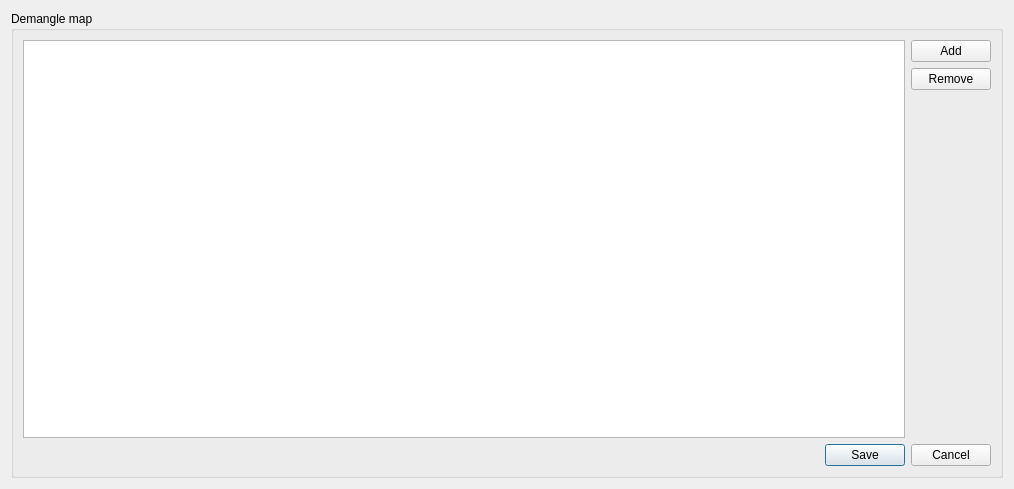
<?xml version="1.0" encoding="UTF-8"?>
<ui version="4.0">
 <class>demanglerules</class>
 <widget class="QDialog" name="demanglerules">
  <property name="geometry">
   <rect>
    <x>0</x>
    <y>0</y>
    <width>1014</width>
    <height>489</height>
   </rect>
  </property>
  <property name="windowTitle">
   <string>Dialog</string>
  </property>
  <layout class="QGridLayout" name="gridLayout">
   <item row="0" column="0">
    <widget class="QGroupBox" name="groupBox">
     <property name="title">
      <string>Demangle map</string>
     </property>
     <layout class="QGridLayout" name="gridLayout_2">
      <item row="0" column="0">
       <layout class="QHBoxLayout" name="horizontalLayout">
        <item>
         <widget class="QTableWidget" name="tableWidget">
          <property name="selectionMode">
           <enum>QAbstractItemView::NoSelection</enum>
          </property>
          <property name="selectionBehavior">
           <enum>QAbstractItemView::SelectRows</enum>
          </property>
         </widget>
        </item>
        <item>
         <layout class="QVBoxLayout" name="verticalLayout">
          <item>
           <widget class="QPushButton" name="pBAddRule">
            <property name="text">
             <string>Add</string>
            </property>
           </widget>
          </item>
          <item>
           <widget class="QPushButton" name="pBRemoveRule">
            <property name="text">
             <string>Remove</string>
            </property>
           </widget>
          </item>
          <item>
           <spacer name="verticalSpacer">
            <property name="orientation">
             <enum>Qt::Vertical</enum>
            </property>
            <property name="sizeHint" stdset="0">
             <size>
              <width>20</width>
              <height>40</height>
             </size>
            </property>
           </spacer>
          </item>
         </layout>
        </item>
       </layout>
      </item>
      <item row="1" column="0">
       <widget class="QDialogButtonBox" name="buttonBox">
        <property name="orientation">
         <enum>Qt::Horizontal</enum>
        </property>
        <property name="standardButtons">
         <set>QDialogButtonBox::Cancel|QDialogButtonBox::Save</set>
        </property>
       </widget>
      </item>
     </layout>
    </widget>
   </item>
  </layout>
 </widget>
 <resources/>
 <connections>
  <connection>
   <sender>buttonBox</sender>
   <signal>accepted()</signal>
   <receiver>demanglerules</receiver>
   <slot>accept()</slot>
   <hints>
    <hint type="sourcelabel">
     <x>248</x>
     <y>254</y>
    </hint>
    <hint type="destinationlabel">
     <x>157</x>
     <y>274</y>
    </hint>
   </hints>
  </connection>
  <connection>
   <sender>buttonBox</sender>
   <signal>rejected()</signal>
   <receiver>demanglerules</receiver>
   <slot>reject()</slot>
   <hints>
    <hint type="sourcelabel">
     <x>316</x>
     <y>260</y>
    </hint>
    <hint type="destinationlabel">
     <x>286</x>
     <y>274</y>
    </hint>
   </hints>
  </connection>
 </connections>
</ui>
